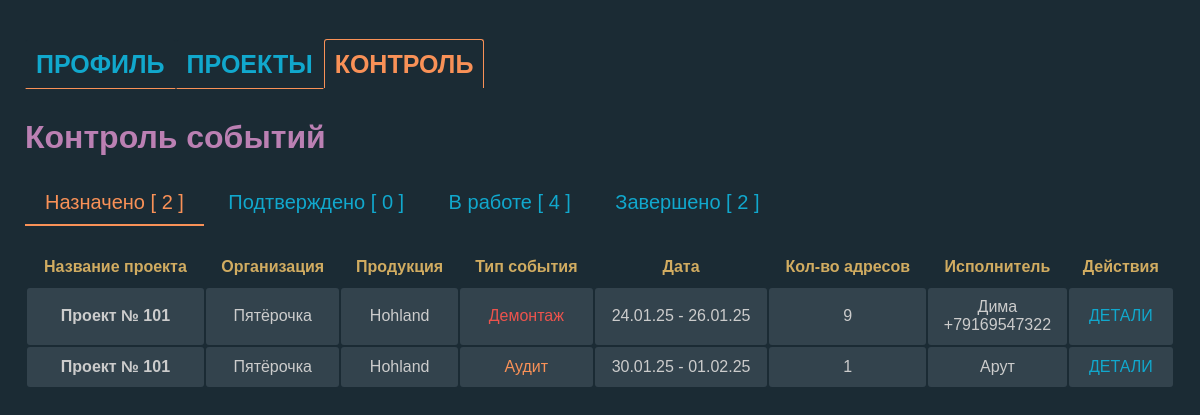
/projects/events/control/ (signed in), run on the app's committed database.
### projects/models.py (models this page shows, shortened)
class Event(models.Model):
    EVENT_TYPES = (
        ('montage', 'Монтаж'),
        ('audit', 'Аудит'),
        ('dismantle', 'Демонтаж'),
    )
    STATUS_CHOICES = [
        ('created', 'Создано'),
        ('assigned', 'Назначено'),
        ('in_progress', 'В работе'),
        ('completed', 'Завершено'),
    ]
    project = models.ForeignKey(Project, related_name='events', on_delete=models.CASCADE)
    event_type = models.CharField(choices=EVENT_TYPES, max_length=20)
    status = models.CharField(max_length=11, choices=STATUS_CHOICES, default='created')
    description = models.TextField(blank=True)
    photo_count = models.IntegerField()
    event_date = models.DateField()
    duration_days = models.IntegerField()
    assigned_users = models.ManyToManyField(User, through='EventUser', blank=True, related_name='events_as_assignee')
    def due_date(self):
        return self.event_date + timezone.timedelta(days=self.duration_days)

class Project(models.Model):
    user = models.ForeignKey(User, on_delete=models.CASCADE)  # Убрали null=True
    name = models.CharField(max_length=255)
    description = models.TextField(blank=True)
    excel_file = models.FileField(upload_to='excel/', null=True, blank=True)
    organization = models.CharField(max_length=255, blank=True, null=True)  # Новое поле
    product = models.CharField(max_length=255, blank=True, null=True)  # Новое поле

### rct/models.py (models this page shows)
class ExecutorProfile(models.Model):
    user = models.OneToOneField(User, on_delete=models.CASCADE)
    name = models.CharField(max_length=255, blank=True)
    phone_number = models.CharField(max_length=15, blank=True)
    district_choices = [
        ('САО', 'САО'),
        ('ВАО', 'ВАО'),
        ('ЮАО', 'ЮАО'),
        ('ЗАО', 'ЗАО'),
    ]
    district = models.CharField(max_length=3, choices=district_choices)

### projects/views.py (the view)
# urls.py: path('events/control/', views.events_control, name='events_control'),
@login_required
def events_control(request):
    current_user = request.user
    event_users_by_status = {
        'assigned': EventUser.objects.filter(event__project__user=current_user, status='assigned').order_by('event__event_date'),
        'confirmed': EventUser.objects.filter(event__project__user=current_user, status='confirmed').order_by('event__event_date'),
        'in_progress': EventUser.objects.filter(event__project__user=current_user, status='in_progress').order_by('event__event_date'),
        'completed': EventUser.objects.filter(event__project__user=current_user, status='completed').order_by('event__event_date'),
    }
    event_data_by_status = {}
    status_display_map = dict(EventUser.STATUS_CHOICES)
    for status, events in event_users_by_status.items():
        status_display = status_display_map.get(status, status)
        event_data_by_status[status] = {
            'display': status_display,
            'count': events.count(),
            'events': [
                (
                    e.event,
                    e.event.addresses.filter(assigned_user=e.user).count(),
                    e.user  # добавляем пользователя в кортеж, чтобы показать исполнителя
                )
                for e in events.select_related('user', 'event__project')  # оптимизируем запрос
            ]
        }
    return render(request, 'projects/events_control.html', {
        'event_data_by_status': event_data_by_status,
        'current_user': current_user,
    })

### projects/templates/projects/events_control.html (shortened to what this page needs)
<!DOCTYPE html>
<html lang="ru_RU">
<head>
    {% load static %}
    <link rel="stylesheet" href="{% static 'css/normalize.css' %}">
    <link rel="stylesheet" href="{% static 'css/styles.css' %}">
    <link rel="stylesheet" href="{% static 'css/events-control.css' %}">
</head>
<body class="page">
    <nav class="nav">
        <ul class="nav__list">
            <li class="nav__item">
                <a class="nav__link nav__link--inactive" href="{% url 'profile' %}">Профиль</a>
            </li>
            <li class="nav__item">
                <a class="nav__link nav__link--inactive" href="{% url 'manage_projects' %}">Проекты</a>
            </li>
            <li class="nav__item">
                <a class="nav__link nav__link--active">Контроль</a>
            </li>
        </ul>
    </nav>
    <div class="container control">
        <h1 class="page__title">Контроль событий</h1>
        <div id="tabs">
            {% for status, data in event_data_by_status.items %}
                <div class="tab {% if forloop.first %}active{% endif %}" data-status="{{ status }}">
                    {{ data.display }} [ {{ data.count }} ]
                </div>
            {% endfor %}
        </div>
        <div id="tab-contents">
            {% for status, data in event_data_by_status.items %}
            <div class="tab-content {% if forloop.first %}active{% endif %}" id="content-{{ status }}">
                <table class="control__table">
                    {% if data.events %}
                        <thead class="control__table-thead">
                            <tr class="control__table-thead-tr">
                                <th class="control__table-thead-th">Название проекта</th>
                                <th class="control__table-thead-th">Организация</th>
                                <th class="control__table-thead-th">Продукция</th>
                                <th class="control__table-thead-th">Тип события</th>
                                <th class="control__table-thead-th">Дата</th>
                                <th class="control__table-thead-th">Кол-во адресов</th>
                                <th class="control__table-thead-th">Исполнитель</th>
                                <th class="control__table-thead-th">Действия</th>
                            </tr>
                        </thead>
                    {% endif %}
                    <tbody class="control__table-tbody">
                        {% for event, assigned_address_count, assigned_user in data.events %}
                        <tr class="control__table-tbody-tr" data-url="{% url 'event_detail' event.id %}">
                            <td class="control__table-td"><strong>{{ event.project.name }}</strong></td>
                            <td class="control__table-td">{{ event.project.organization }}</td>
                            <td class="control__table-td">{{ event.project.product }}</td>
                            <td class="control__table-td
                                {% if event.get_event_type_display == 'Монтаж' %} event-type--montage
                                {% elif event.get_event_type_display == 'Аудит' %} event-type--audit
                                {% elif event.get_event_type_display == 'Демонтаж' %} event-type--demontage
                                {% endif %}">
                                {{ event.get_event_type_display }}
                            </td>
                            <td class="control__table-td">{{ event.event_date|date:"d.m.y" }} - {{ event.due_date|date:"d.m.y" }}</td>
                            <td class="control__table-td">{{ assigned_address_count }}</td>
                            <td class="control__table-td">{{ assigned_user.executorprofile.name|default:assigned_user.email }} <br>
                                {{ assigned_user.executorprofile.phone_number }}</td>
                            <td class="control__table-td clickable">
                                <button class="data-button">Детали</button>
                            </td>
                        </tr>
                        {% empty %}
                        <tr class="control__table-tbody-tr">
                            <td class="control__table-td" colspan="8">Нет событий со статусом "{{ data.display|lower }}".</td>
                        </tr>
                        {% endfor %}
                    </tbody>
                </table>
            </div>
            {% endfor %}
        </div>
    </div>
</body>
</html>

### static/css/styles.css (style rules this page uses)
html { box-sizing: border-box; }
*, *::before, *::after { box-sizing: inherit; }
a { color: inherit; text-decoration: none; }
ul { list-style: none; margin: 0; padding: 0; }
body { font-family: 'font', sans-serif; }
.page { max-width: 1200px; margin: 0 auto; padding: 25px; color: rgb(204 204 204); background-color: rgb(27 43 52); }
.nav { margin-right: 25px; margin-bottom: 15px; padding: 25px 0; }
.nav__list { display: flex; }
.nav__link { padding: 10px; border: 1px solid rgb(27 43 52); border-radius: 3px 3px 0 0; font-size: 25px; font-weight: bold; text-transform: uppercase; color: rgb(17 168 205); }
.nav__link--active { border-color: rgb(249 145 87); border-bottom: none; border-radius: 3px 3px 0 0; color: rgb(249 145 87); }
.nav__link--inactive { border-bottom: 1px solid rgb(249 145 87); }
.page__title { margin: 0; margin-bottom: 25px; color: rgb(187 128 179); }

### static/css/events-control.css (style rules this page uses)
.tab { display: inline-block; padding: 10px 20px; cursor: pointer; font-size: 20px; color: rgb(17 168 205); }
.tab.active { border-bottom: 2px solid rgb(249 145 87); color: rgb(249 145 87); }
.tab-content { display: none; padding: 20px 0; }
.tab-content.active { display: block; }
.control__table { width: 100%; margin-bottom: 25px; }
.control__table-thead-th { padding: 10px; color: rgb(209 172 97); }
.control__table-td { padding: 10px; border-radius: 3px; text-align: center; background-color: rgb(51 67 77); }
.event-type--audit { color: rgb(249 145 87); }
.event-type--demontage { color: rgb(236 83 77); }
.data-button { border: none; cursor: pointer; text-transform: uppercase; color: rgb(17 168 205); background-color: transparent; }

### data on the page
Event: project.name "Проект № 101", project.organization "Пятёрочка", project.product "Hohland", event_type "Демонтаж", event_date "24.01.25", due_date "26.01.25", assigned_address_count "9", executorprofile.name "Дима", executorprofile.phone_number "+79169547322"
Event: project.name "Проект № 101", project.organization "Пятёрочка", project.product "Hohland", event_type "Аудит", event_date "30.01.25", due_date "01.02.25", photo_count "1", executorprofile.name "Арут"

### other printed values
{{ data.display }} "Назначено" "Подтверждено" "В работе" "Завершено"
{{ data.count }} "2" "0" "4" "2"
